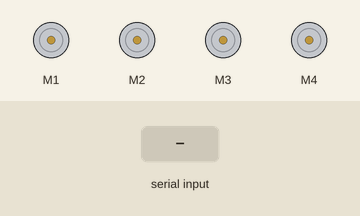
Recording of a sketch running on a simulated Arduino Uno, built with avr-gcc and run on an emulated ATmega328P. Shown: 4 × DC motor (green arrow = forward, orange = backward, longer = faster). The test bench sets the inputs (shaded band).

Above: at 2.2 s.
2.3 s: "a" received over Serial
At 2.7 s:
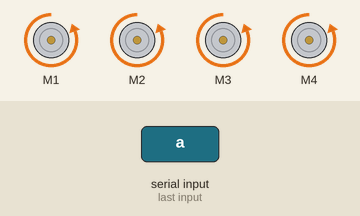
5.3 s: "r" received over Serial
8.3 s: "i" received over Serial
At 8.3 s:
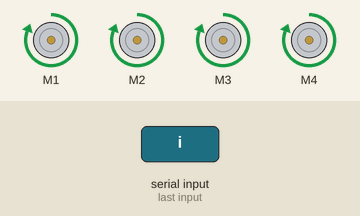
11.3 s: "d" received over Serial
14.3 s: "p" received over Serial
At 15.2 s:
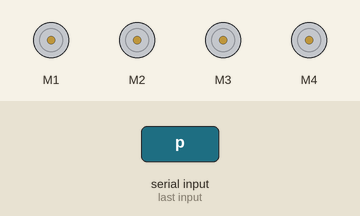
16.1 s: "A" received over Serial
At 16.5 s:
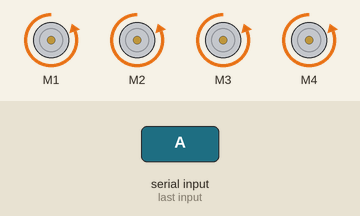
Timing chart, 0 to 20.1 s (numbered marks = the images above; inputs shaded):
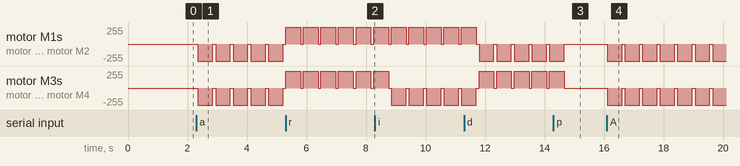

The sketch:

Robot_Bluetooth.ino
```cpp
#include <AFMotor.h>

AF_DCMotor Motor1(1);
AF_DCMotor Motor2(2);
AF_DCMotor Motor3(3);
AF_DCMotor Motor4(4);

int serial;
int Vel = 255;
int tiempo = 500;

void setup(){
         Serial.begin(9600);           // Bluetooth a 9600 bps
         Paro();
         delay(1000);
   }


void SetVel(int v1, int v2, int v3, int v4)
{
     Motor1.setSpeed(v1);
     Motor2.setSpeed(v2);
     Motor3.setSpeed(v3);
     Motor4.setSpeed(v4);
}

void Retroceso()
{
  SetVel(Vel,Vel,Vel,Vel);
  Motor1.run(FORWARD) ;
  Motor2.run(FORWARD);
  Motor3.run(FORWARD);
  Motor4.run(FORWARD);
}

void Avance()
{
  SetVel(Vel,Vel,Vel,Vel);
  Motor1.run(BACKWARD) ;
  Motor2.run(BACKWARD);
  Motor3.run(BACKWARD);
  Motor4.run(BACKWARD);
}


void Paro()
{
  Motor1.run(RELEASE);
  Motor2.run(RELEASE);
  Motor3.run(RELEASE);
  Motor4.run(RELEASE);
}

void giroIzquierda()
{

    SetVel(Vel,Vel,Vel,Vel);
    Motor1.run(FORWARD) ;
    Motor2.run(FORWARD);
    Motor3.run(BACKWARD);
    Motor4.run(BACKWARD);
}

void giroDerecha()
{

    SetVel(Vel,Vel,Vel,Vel);
    Motor1.run(BACKWARD) ;
    Motor2.run(BACKWARD);
    Motor3.run(FORWARD);
    Motor4.run(FORWARD);
}


void loop(){

  if(Serial.available()){
      serial=(Serial.read());
      }

    if(serial==2){
      Paro();
    }

    if(serial==1){//ADELANTE
      Avance();
    }
    if(serial==5){//ATRAS
      Retroceso();
    }
    if(serial==3){//IZQUIERDA
      giroIzquierda();
    }
    if(serial==7){//DERECHA
      giroDerecha();
    }

    //Con Letras

      if(serial=='p' || serial=='P'){
      Paro();
    }

    if(serial=='a' || serial=='A'){//ADELANTE
      Avance();
      delay(tiempo);
      Paro();
    }
    if(serial=='r' || serial=='R'){//ATRAS
      Retroceso();
      delay(tiempo);
      Paro();
    }
    if(serial=='i' || serial=='I'){//IZQUIERDA
      giroIzquierda();
      delay(tiempo);
      Paro();
    }
    if(serial=='d' || serial=='D'){//DERECHA
      giroDerecha();
      delay(tiempo);
      Paro();
    }

  delay(90);
}
```

Measured:
- after the input at 2.3 s, motor M1–4: alternates backward 255/255 for 0.50 s and stopped for 0.09 s, starting after 0.05 s
- after the input at 14.3 s, motor M1–4: goes on until 14.7 s, then stays stopped
- after the input at 16.1 s, motor M1–4: alternates backward 255/255 for 0.50 s and stopped for 0.09 s, starting at once
